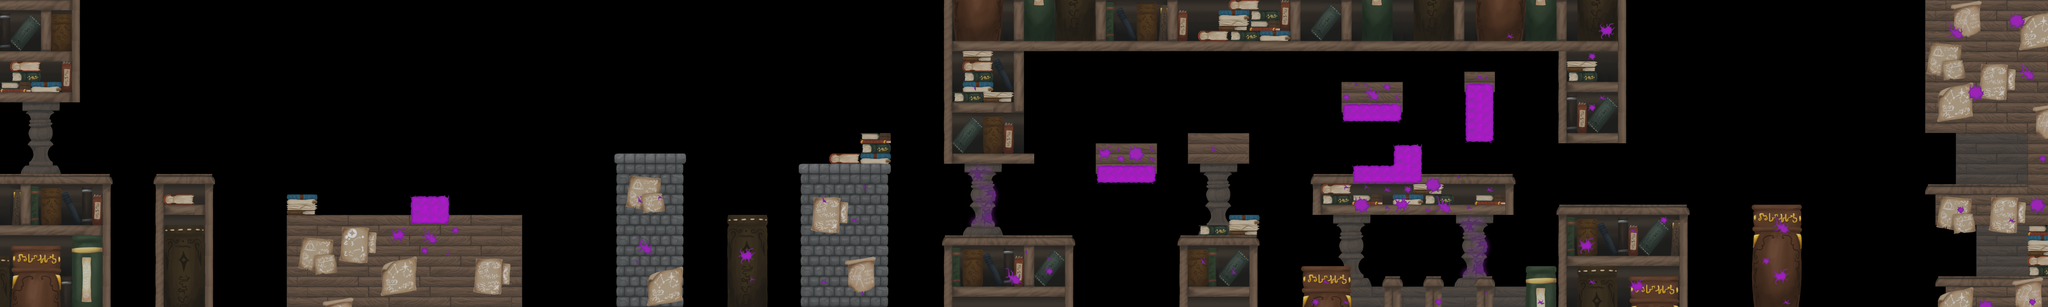

Below is a game level as drawn by its tile map, then a one-line description and the .tmx that defines it (tile-layer data replaced by summaries):
An orthogonal 200x30 tile map with 32x32 px tiles, 4 tile layers (plan1, plan0, deco, violet), 2 tilesets.

<map version="1.4" tiledversion="1.4.2" orientation="orthogonal" renderorder="right-down" width="200" height="30" tilewidth="32" tileheight="32" infinite="0" nextlayerid="6" nextobjectid="1">
 <tileset firstgid="1" name="tileset" tilewidth="32" tileheight="32" tilecount="940" columns="47">
  <image source="tileset.png" width="1504" height="640" />
 </tileset>
 <tileset firstgid="941" name="tileset" tilewidth="32" tileheight="32" tilecount="940" columns="47">
  <image source="tileset.png" width="1504" height="640" />
 </tileset>
 <layer id="3" name="plan1" width="200" height="30">
  <data>[6000 cells, 262 non-empty, 91 distinct tile ids]</data>
 </layer>
 <layer id="2" name="plan0" width="200" height="30">
  <data>[6000 cells, 2054 non-empty, 247 distinct tile ids]</data>
 </layer>
 <layer id="1" name="deco" width="200" height="30">
  <data>[6000 cells, 618 non-empty, 232 distinct tile ids]</data>
 </layer>
 <layer id="4" name="violet" width="200" height="30">
  <data>[6000 cells, 221 non-empty, 28 distinct tile ids]</data>
 </layer>
 <objectgroup id="5" name="Calque d'Objets 1" />
</map>